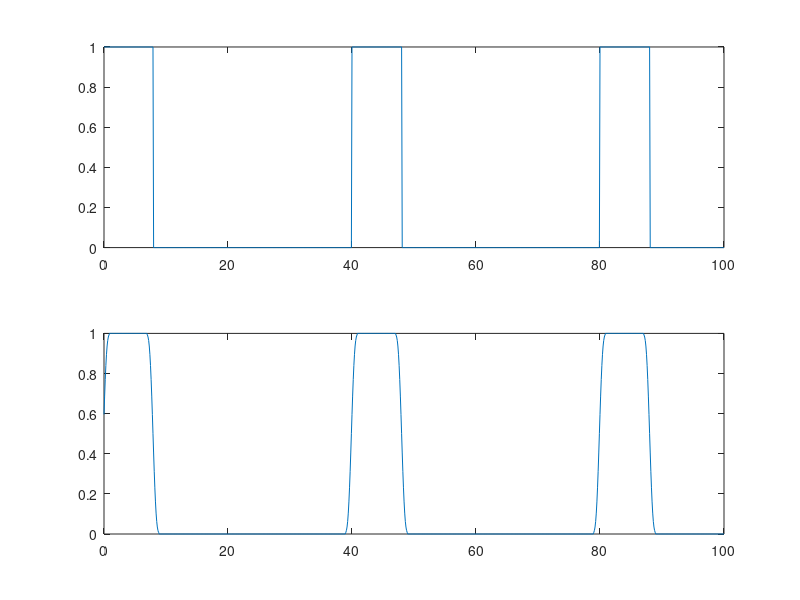

This chart was generated by the following MATLAB code:
t = 0:.1:100; %ms
f = 25;
duty = 0.2;
proportionUptimeForWin = 0.25;

dt = t(2)-t(1);
uptime = 1000/f*duty;
win = hamming(uptime*proportionUptimeForWin/dt);
win = win/max(win);

wave = (square(2*pi*t*f/1000, duty*100)+1)/2;

subplot(211)
plot(t, wave)

subplot(212)
smoothWave = conv(wave, win, 'same');
smoothWave = smoothWave / max(smoothWave);
plot(t, smoothWave)